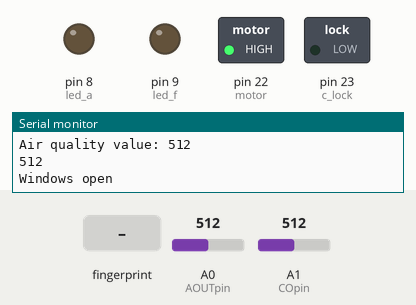
This sketch was run on a simulated Arduino Mega 2560, built with avr-gcc and run on an emulated ATmega2560. On the bench: switched loads named in the sketch (green lamp = pin HIGH), output pins drawn as LEDs (lit = HIGH), the last lines printed to the serial monitor. Inputs (shaded band) come from the test bench; at power-on: A1 (COpin) = 512, A0 (AOUTpin) = 512.

Above: at 2.2 s.
2.3 s: finger stored as number 1 placed on the sensor
At 4.9 s:
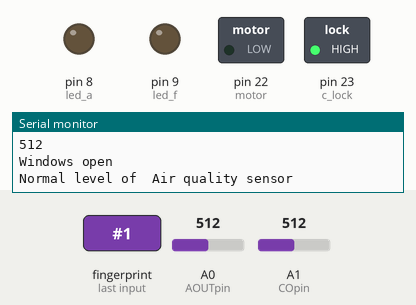
5.4 s: A1 (COpin) set to 440
8.1 s: A1 (COpin) set to 462
At 11.4 s:
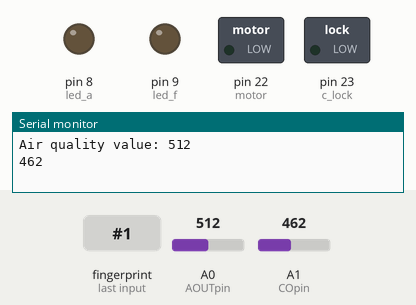
11.5 s: A0 (AOUTpin) set to 106
14.9 s: A0 (AOUTpin) set to 94
Timing chart, 0 to 17.4 s (numbered marks = the images above; inputs shaded):
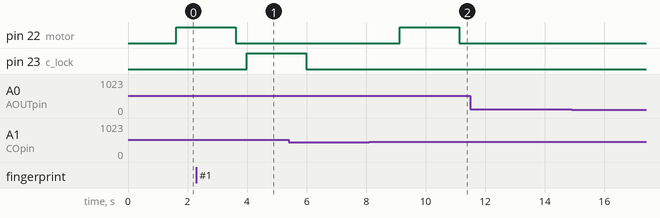

Measured:
- after the input at 2.3 s, pin 23 (c_lock): LOW → HIGH after 1.7 s
- after the input at 8.1 s, pin 22 (motor): LOW → HIGH after 1.0 s, → LOW 2.0 s later

The sketch:

CarSecuritySystem.ino
```cpp
#include <SoftwareSerial.h>
#include <Adafruit_Fingerprint_MEGA.h>

int getFingerprintIDez();

#define mySerial Serial1


/*if using Serial2 Rx3 is IN from sensor (GREEN wire), Tx3 is OUT from arduino  (WHITE wire) */
//#define mySerial Serial3
Adafruit_Fingerprint_MEGA finger = Adafruit_Fingerprint_MEGA(&mySerial);
/* MQ-7 Carbon Monoxide Sensor Circuit with Arduino */

const int AOUTpin = 0; //the AOUT pin of the Air quality sensor goes into analog pin A0 of the arduino air quality SENSR VALUE INPUT
const int COpin = 1; //the AOUT pin of the CO sensor goes into analog pin A1 of the arduino CO SENSOR VALUE INPUT
//const int DOUTpin=52;//the DOUT pin of the CO sensor goes into digital pin D8 of the arduino CO SENSOR DIGITAL READING INPUT
const int led_a = 8; //output of air quality sensor which displays light in car if it requires service
const int motor = 22; // POwer window output motor
const int led_f = 9;
const int c_lock = 23;


//GSm module
SoftwareSerial mySSerial(2, 3);//RX, TX(tx from  gsm, rx from gsm) ///mySSerial for air qulaity i.e.  GSM
int x = 1; // flag for air quality
int i;
int temp;
int limit;
int COvalue;
int window = 0; // flag for co sensor
int value;
///**/


void setup()
{
  finger.begin(57600);
  if (finger.verifyPassword())
  {
    Serial.println("Found fingerprint sensor!");
  }
  else {
    Serial.println("Did not find fingerprint sensor :(");
    while (1);
  }
  Serial.println("Waiting for valid finger...");
  pinMode(led_a, OUTPUT);
  pinMode(motor, OUTPUT); //window opening pin
  pinMode(c_lock, OUTPUT);//central lock opening pin
  pinMode(led_f, OUTPUT);
  Serial.begin(9600);
  mySSerial.begin(9600);   // Setting the baud rate of GSM Module
  Serial.println("fingertest");
  //  pinMode(DOUTpin, INPUT);//sets the pin as an input to the arduino
  pinMode(led_a, OUTPUT);
  // set the data rate for the sensor serial port
}


void loop()                     // run over and over again
{
  getFingerprintIDez();

  ////**/
  Serial.print("Air quality flag:                          ");// for air quality
  Serial.println(x);
  Serial.print("Co flag:                                           ");
  Serial.println(window);
  //Serial.println(" "+window);

  value = analogRead(AOUTpin); //reads the analaog value from  air qulaity sensor AOUT pin0
  COvalue = analogRead(COpin); //reads the analaog value from the CO sensor's AOUT pin1
  //limit= digitalRead(DOUTpin);//reads the digital value from the CO sensor's DOUT pin

  //for(i=0;i<10;i++)
  //{value += analogRead(AOUTpin);
  //   COvalue+= analogRead(COpin);
  //  value=value/2;
  //  COvalue=COvalue/2;
  //  }

  Serial.print("Air quality value: ");
  Serial.println(value);//prints the CO value
  //Serial.println();

  //Serial.print("CO value:    ");
  Serial.println(COvalue);//prints the CO value
  //Serial.println();
  //Serial.print("Limit: ");
  //Serial.print(limit);//prints the limit reached as either LOW or HIGH (above or underneath)
  delay(500);

  if (COvalue > 450)
  {
    window = window + 1;
  }
  else
  {
    window = 0;
    //digitalWrite(motorpin,LOW);
  }

  switch (window)
  {
    case 1:
      openwindows();
      break;
    case 0:
      closewindows();
      break;
    default:
      break;
  }

  if (value > 700)
  {
    x = x + 1;
    //digitalWrite(ledPin,HIGH);
  }
  else
  {
    x = 0;
    temp = 2;
    digitalWrite(led_a, LOW); //if threshold not reached, LED remains off

  }

  switch (x) {
    case 2:
      SendMessage();
      //temp=3
      break;
    case 0:
      displayy();
      break;
    default:
      break;
  }


}


//Fingerprint functions


uint8_t getFingerprintID() {
  uint8_t p = finger.getImage();
  switch (p) {
    case FINGERPRINT_OK:
      Serial.println("Image taken");
      break;
    case FINGERPRINT_NOFINGER:
      Serial.println("No finger detected");
      return p;
    case FINGERPRINT_PACKETRECIEVEERR:
      Serial.println("Communication error");
      return p;
    case FINGERPRINT_IMAGEFAIL:
      Serial.println("Imaging error");
      return p;
    default:
      Serial.println("Unknown error");
      return p;
  }

  // OK success!

  p = finger.image2Tz();
  switch (p) {
    case FINGERPRINT_OK:
      Serial.println("Image converted");
      break;
    case FINGERPRINT_IMAGEMESS:
      Serial.println("Image too messy");
      return p;
    case FINGERPRINT_PACKETRECIEVEERR:
      Serial.println("Communication error");
      return p;
    case FINGERPRINT_FEATUREFAIL:
      Serial.println("Could not find fingerprint features");
      return p;
    case FINGERPRINT_INVALIDIMAGE:
      Serial.println("Could not find fingerprint features");
      return p;
    default:
      Serial.println("Unknown error");
      return p;
  }

  // OK converted!
  p = finger.fingerFastSearch();
  if (p == FINGERPRINT_OK) {
    Serial.println("Found a print match!");


  } else if (p == FINGERPRINT_PACKETRECIEVEERR) {
    Serial.println("Communication error");
    return p;
  } else if (p == FINGERPRINT_NOTFOUND) {
    Serial.println("Did not find a match");
    return p;
  } else {
    Serial.println("Unknown error");
    return p;
  }

  // found a match!
  Serial.print("Found ID #"); Serial.print(finger.fingerID);
  Serial.print(" with confidence of "); Serial.println(finger.confidence);

}

// returns -1 if failed, otherwise returns ID #
int getFingerprintIDez() {
  uint8_t p = finger.getImage();
  if (p != FINGERPRINT_OK)  return -1;

  p = finger.image2Tz();
  if (p != FINGERPRINT_OK)  return -1;

  p = finger.fingerFastSearch();
  if (p != FINGERPRINT_OK)  {
    Serial.println("Did not match Ahha!!");
    digitalWrite(led_f, HIGH);
    delay(2000);
    digitalWrite(led_f, LOW);

  }

  // found a match!
  // turn the LED off by making the voltage LOW

  else {
    digitalWrite(c_lock, HIGH);   // turn the LED on (HIGH is the voltage level)
    delay(2000);              // wait for a second
    digitalWrite(c_lock, LOW);
    Serial.print("Found ID #"); Serial.print(finger.fingerID);
    Serial.print(" with confidence of "); Serial.print(finger.confidence); Serial.print(" Doors will open-Authentic User");
    Serial.println("");
    return finger.fingerID;
  }
}


// Function for sending a message to user
void SendMessage()
{
  mySSerial.println("AT+CMGF=1");    //Sets the GSM Module in Text Mode
  delay(1000);  // Delay of 1000 milli seconds or 1 second
  mySSerial.println("AT+CMGS=\"+91xxxxxxxxxx\"\r"); // Replace x with mobile number
  delay(1000);
  mySSerial.println("Your car requires maintenance");// The SMS text you want to send
  delay(100);
  mySSerial.println((char)26);// ASCII code of CTRL+Z
  delay(1000);
  digitalWrite(led_a, HIGH);

}


void displayy()
{
  Serial.println("Normal level of  Air quality sensor");
}


void openwindows()
{
  Serial.println("Windows open");
  digitalWrite(motor, HIGH);
  delay(2000);
  digitalWrite(motor, LOW);
}


void closewindows()
{ //digitalWrite(motorpin,LOW);
  Serial.println("Windows closed");
}
```
